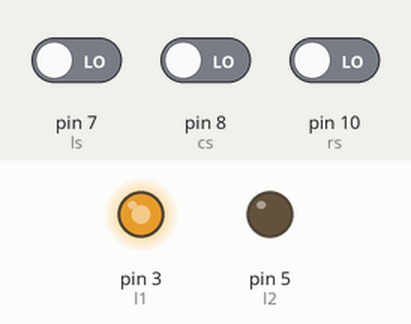
A sketch run on a simulated Arduino Uno, built with avr-gcc and run on an emulated ATmega328P. Shown: output pins drawn as LEDs (lit = HIGH). The test bench sets the inputs (shaded band); at power-on: pin 7 (ls) LOW, pin 8 (cs) LOW, pin 10 (rs) LOW. Pins used as bus, display or sensor lines are not drawn.

Above: at 1.2 s.
1.3 s: pin 7 (ls) driven HIGH and pin 8 (cs) driven HIGH
At 1.7 s:
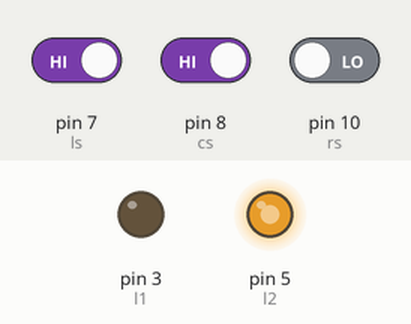
2.8 s: pin 8 (cs) driven LOW
At 4.0 s:
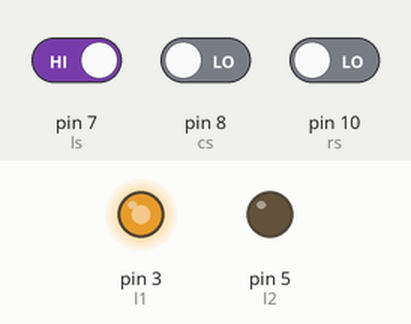
4.3 s: pin 8 (cs) driven HIGH
At 5.2 s:
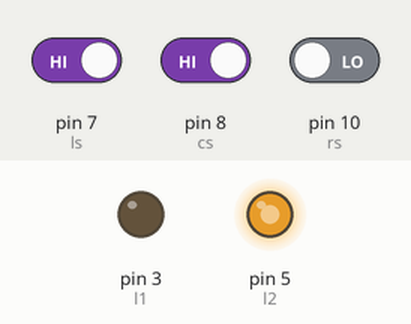
5.8 s: pin 10 (rs) driven HIGH
At 6.4 s:
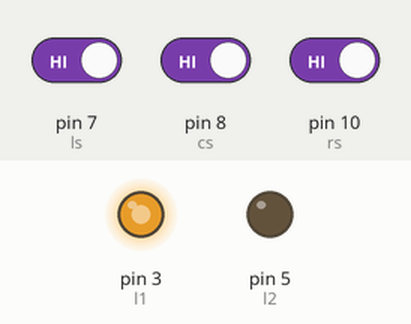
Timing chart, 0 to 8.3 s (numbered marks = the images above; inputs shaded):
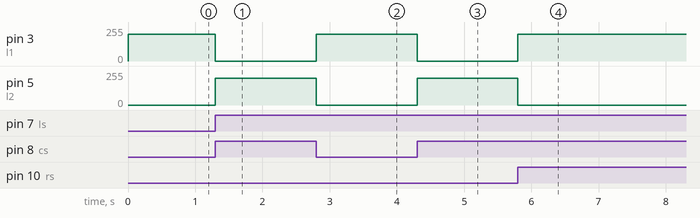

The sketch:

maze_solver.ino
```cpp
int l1=3;
int l2=5;
int r1=6;
int r2=9;
int ls=7;
int cs=8;
int rs=10;
int vls;
int vrs;
int vcs;
void setup()
{
 Serial.begin(9600);
 pinMode(l1,OUTPUT);
 pinMode(l2,OUTPUT);
 pinMode(r1,OUTPUT);
 pinMode(r2,OUTPUT);
 pinMode(ls,INPUT);
 pinMode(rs,INPUT);
 pinMode(cs,INPUT);
}
void loop()
{
  vls=digitalRead(ls);
  vrs=digitalRead(rs);
  vcs=digitalRead(cs);
  if(vls==1 && vcs==1 && vrs==1)
  {
    right();
    delay(1000);
  }
  if(vls==1 && vcs==1 && vrs==0)
  {
    left();
  }
  if(vls==0 && vcs==1 && vrs==1)
  {
    right();
  }
  if(vls=1 && vcs==0 && vrs==1)
  {
    forward();
  }
  if(vls==0 && vcs==0 && vrs==0)
  {
    right();
  }
  if(vls==0 && vcs==066 && vrs==1)
  {
  right();
  }
}
void forward()
{
  analogWrite(l1,200);
  analogWrite(l2,0);
  analogWrite(r1,200);
  analogWrite(r2,0);
}
void right()
{
  analogWrite(l1,200);
  analogWrite(l2,0);
  analogWrite(r1,0);
  analogWrite(r2,200);
}
void left()
{
  analogWrite(l1,0);
  analogWrite(l2,200);
  analogWrite(r1,200);
  analogWrite(r2,0);
}
```

Measured:
- after the input at 1.3 s, pin 3 (l1): 200/255 → 0/255 at once; pin 5 (l2): 0/255 → 200/255 at once
- after the input at 2.8 s, pin 3 (l1): 0/255 → 200/255 at once; pin 5 (l2): 200/255 → 0/255 at once
- after the input at 4.3 s, pin 3 (l1): 200/255 → 0/255 at once; pin 5 (l2): 0/255 → 200/255 at once
- after the input at 5.8 s, pin 3 (l1): 0/255 → 200/255 at once; pin 5 (l2): 200/255 → 0/255 at once
